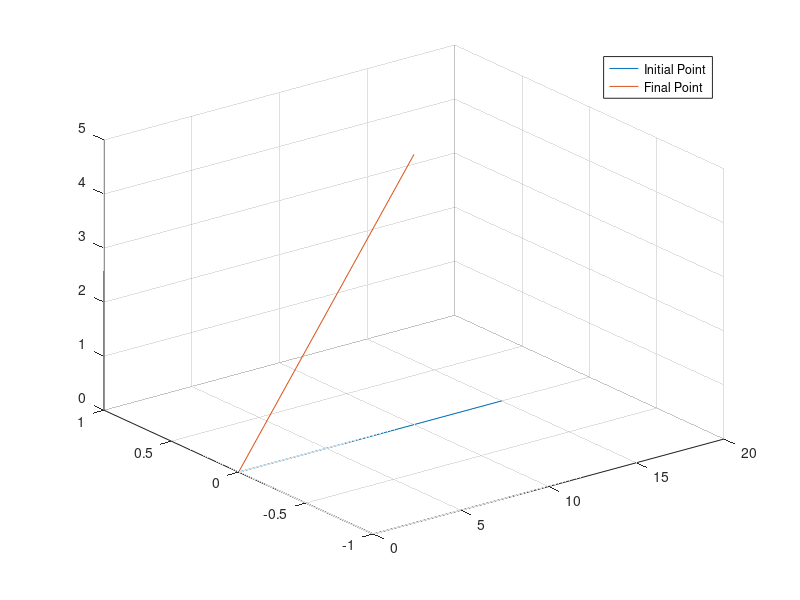

Write MATLAB code to recreate this figure.
L1=5;           % length of first link
L2=10;          % length of second link
r_limit=L1+L2;  % in radial direction
origin = zeros(1,3);

a_1_i = [L1 0 0];
a_2_i = [L2 0 0];
pose_i = a_1_i + a_2_i;
pose_f = [10 0 5];




pts_i = [origin; pose_i];
pts_f = [origin; pose_f];
plot3(pts_i(:,1), pts_i(:,2), pts_i(:,3)); l_i = 'Initial Point';
hold on; grid on;
plot3(pts_f(:,1), pts_f(:,2), pts_f(:,3)); l_f = 'Final Point';
legend(l_i,l_f);